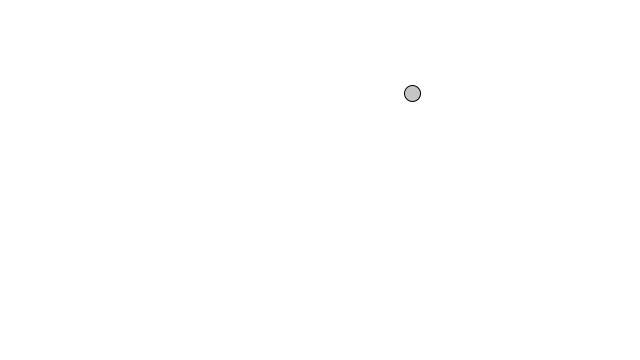
Frame 1 (no input)
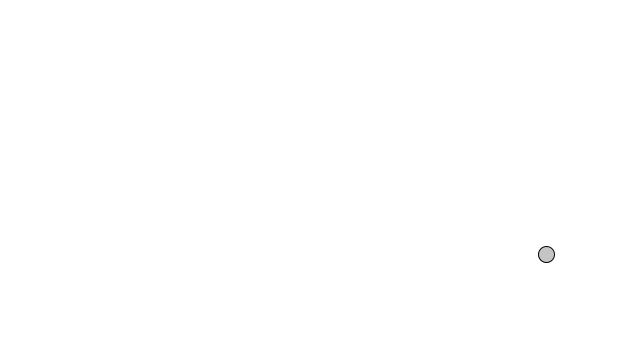
Frame 60 (the mouse pressed at the canvas centre just before this capture)
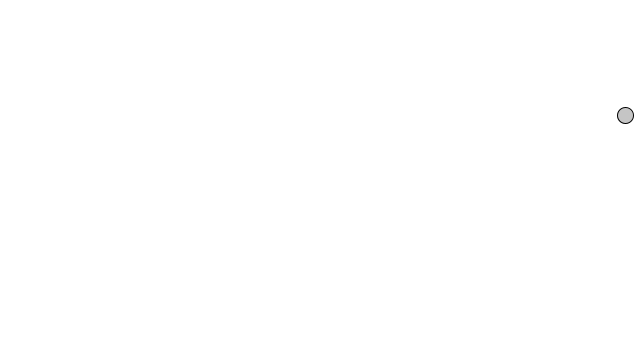
Frame 120 (the mouse held since frame 60 and released just before this capture)

The Processing sketch that drew these frames (run headless with seeded random() and noise(); from frame 60 on, the mouse is pressed at the canvas centre):

// Processing sketch: acceleration2
// ── acceleration2.pde
Mover mover;

void setup() {
  size(640,360);
  smooth();
  stroke(0);
  fill(197);
  mover = new Mover();
}

void draw() {
  background(255);

  mover.update();
  mover.display();
}

class Mover {

  PVector location;
  PVector velocity;
  PVector acceleration;
  float topspeed = 10;

  Mover() {
    location = new PVector(random(width),random(height));
    velocity = new PVector(0,0);
  }

  void update() {
    acceleration = PVector.random2D();
    velocity.add(acceleration);
    velocity.limit(topspeed);
    location.add(velocity);
    check_edges();
  }

  void display() {
    ellipse(location.x,location.y,16,16);
  }

  void check_edges() {
    if (location.x > width) {
      location.x = 0;
    } else if (location.x < 0) {
      location.x = width;
    }

    if (location.y > height) {
      location.y = 0;
    } else if (location.y < 0) {
      location.y = height;
    }
  }
}
